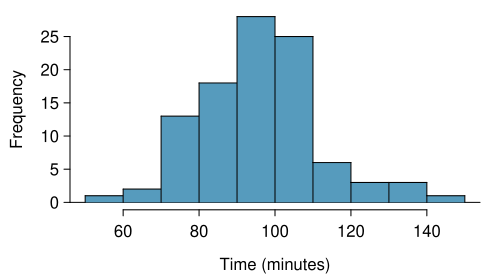

Here is the R script that generated this plot:
library(openintro)
data(COL)


data(run10Samp)
d <- run10Samp

myPDF("run10SampTimeHistogram.pdf", 5, 2.8,
      mar = c(3.5, 3.5, 0.5, 1),
      mgp = c(2.2, 0.55, 0))
histPlot(d$time,
         main = "",
         xlab = "Time (minutes)",
         ylab = "Frequency",
         col = COL[1])
dev.off()


set.seed(1)
run17 <- subset(run17, event == "10 Mile")
mean(run17$net_sec / 60)
d <- run17[sample(nrow(run17), 100), ]
myPDF("run17SampTimeHistogram.pdf", 5, 2.8,
      mar = c(3.5, 3.5, 0.5, 1),
      mgp = c(2.2, 0.55, 0))
histPlot(d$net_sec / 60,
         main = "",
         xlab = "Time (minutes)",
         ylab = "Frequency",
         col = COL[1])
dev.off()
t.test(d$net_sec / 60, mu = 93.29)
mean(d$net_sec / 60)
sd(d$net_sec / 60)
